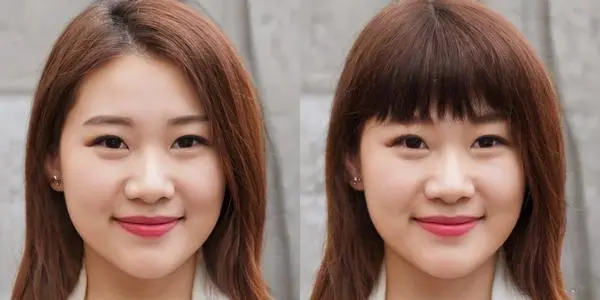
#> input picture task1-opencv_face_detection-master/exp/face.jpg, 600 x 300 px
$ jupyter execute '任务5.图像人脸检测.ipynb'
#> lines starting #> are read from the running program, lines starting #| are printed output that depends on the picture; after the words box and inside, x2 and y2 are one past the last pixel; in counts of white or black regions, pixels touching at a corner belong together
# 任务5 图像人脸检测

## 职业能力目标

- 理解HaarCascade级联分类器的使用方法；
- 理解ROI的定义；
- 能够使用CascadeClassifier库完成人脸检测。

## 任务描述

本实验将实现用opencv自带的人脸库对读取的图片进行人脸检测并标注人脸框。

## 任务要求

- 使用imread方法读取图片；
- 使用cvtColor方法转换图像色彩；
- 使用CascadeClassifier方法加载HaarCascade模型检测图片人脸；
- 使用rectangle方法绘制人脸矩形框。

## 任务实施

## 1. 了解人脸检测
人脸检测在日常生活中受到广泛的应用，人脸检测就是在一幅图像中找出所有人脸的位置。

通过OpenCV内置的人脸检测模型，对画面中的人脸绘制出人脸所在位置。

通过人脸检测后再进行人脸识别就可以实现日常生活中应用。例如：扫脸解锁手机，扫脸支付，扫脸开门。

- 人脸变成了一个人非常重要的生物信息。

## 2. 图像人脸检测
读入图片，检测人脸，并在图片中标识人脸所在的矩形区域。

### 2.1 导入cv2

`python-opencv` 在python中的包名称叫做 cv2
- `cv2`实现图像处理和计算机视觉方面的很多通用算法。

[cell 1]
import cv2

### 2.2 读入图片
- `cv2.imread(filepath)`：读取彩色图像，图像是按照BGR像素存储

  参数说明：
    - `filepath`要读入图片的完整路径

`img_path`变量定义图片路径，通过`cv2.imread`读取图片，将返回值赋值给`img`

<font color=red size=3>动手练习1</font>

在`<1>`处，请用`cv2.imread()`来读取`img_path`图片。

**填写完成后执行后续代码，`if`语句用于判断图片是否正确读入，若未正确读入图片则`print`输出，反之说明填写正确。**

[cell 2]
img_path = './exp/face.jpg'
img = cv2.imread(img_path)
#> img is the input picture: shape (300, 600, 3); mean B, G, R 102.2, 113.3, 141.5

[cell 3]
if img is None:
    # 判断图片是否读入正确
    print("ERROR：请检查图片路径")
else:
    print(img)
#> (printed output is left out)

<details>
<summary><font color=red size=3>点击查看动手练习1答案</font></summary>
<pre><code>

```python
# 设置图片路径
img_path = './exp/face.jpg'
img = cv2.imread(img_path)
```
</code></pre>
</details>

### 2.3 图像转换
把`BGR`彩色图像转换成`GRAY`灰度图需要使用`cvtColor`函数进行转换
- `cv2.cvtColor(src, code)`：

  参数说明：
  - `src`：它是要更改其色彩空间的图像。
  - `code`：它是色彩空间转换代码。

<font color=red size=3>动手练习2</font>

在`<1>`处，请用`cv2.cvtColor()`来将彩色图像`img`通过`cv2.COLOR_BGR2GRAY`转化成灰度图`gray`。

**填写完成后执行代码，输出如下所示，说明填写正确。**

```python
gray
```
```
array([[142, 142, 142, ..., 147, 147, 147],
       [142, 142, 142, ..., 147, 147, 147],
       [142, 142, 142, ..., 147, 147, 147],
       ...,
       [112, 112, 113, ..., 110, 110, 111],
       [113, 113, 114, ..., 112, 112, 112],
       [113, 113, 114, ..., 109, 109, 109]], dtype=uint8)

```

[cell 4]
# 将彩色图片转换为灰度图
gray = cv2.cvtColor(img, cv2.COLOR_BGR2GRAY)
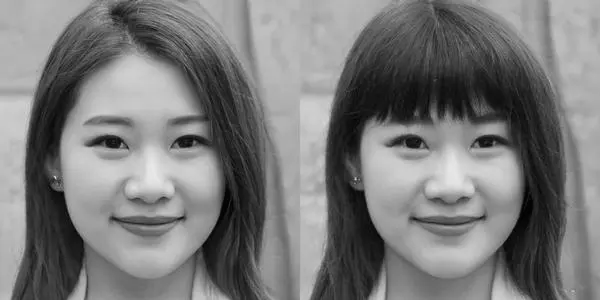
#> gray: shape (300, 600); min 1, max 232, mean 120.5
gray

<details>
<summary><font color=red size=3>点击查看动手练习2答案</font></summary>
<pre><code>

```python
# 将彩色图片转换为灰度图
gray = cv2.cvtColor(img, cv2.COLOR_BGR2GRAY)
gray
```
</code></pre>
</details>

### 2.4 载入人脸检测的Cascade模型
`CascadeClassifier`**级联分类器的使用方法**

通过`HaarCascade`模型，输入图片，就可以获取人脸所在区域的矩形位置。

模型的使用方法简单，首先载入对应的`HaarCascade`文件，文件格式为xml。这里已经将文件下载到了`haar`文件夹下， 可以通过相对路径进行引用。
```
├── haar
    └── haarcascade_frontalface_default.xml
```

</img>

载入人脸检测的Cascade模型，就是在`cv2.CascadeClassifier()`中传入对应`HaarCascade`文件，即`haarcascade_frontalface_default.xml`

`FaceCascade`为分类器对象，以供后续调用使用。

<font color=red size=3>动手练习3</font>

在`<1>`处，请用`cv2.CascadeClassifier`来载入`haar`目录下的`haarcascade_frontalface_default.xml` Cascade人脸检测模型。

**填写完成后执行以下代码，输出结果类似为`<CascadeClassifier 0x7f675be730>`的级联分类器实例对象，说明填写正确。**

[cell 5]
# 载入人脸检测的Cascade模型
FaceCascade = cv2.CascadeClassifier('./haar/haarcascade_frontalface_default.xml')
FaceCascade

<details>
<summary><font color=red size=3>点击查看动手练习3答案</font></summary>
<pre><code>

```python
# 载入人脸检测的Cascade模型
FaceCascade = cv2.CascadeClassifier('./haar/haarcascade_frontalface_default.xml')
FaceCascade
```
</code></pre>
</details>

**知识补充**

**关于HaarCascade**

OpenCV中人脸识别是通过Haar特征的级联分类器实现，在这里暂不涉及太多底层算法原理部分的讲解。

级联分类器原理说明参考：https://blog.csdn.net/wutao1530663/article/details/78294349

OpenCV里面实际上有很多预先训练好的HaarCascade模型(XML文件) , 例如正脸检测， 眼睛检测， 全身检测，下半身检测等。

在OpenCV的两个代码仓库里面都有。

数据1:https://github.com/opencv/opencv/tree/master/data/haarcascades

数据2:https://github.com/opencv/opencv_contrib/tree/246ea8f3bdf174a2aad6216c2601e3a93bf75c29/modules/face/data/cascades

### 2.5 检测画面中的人脸

将图片的灰度图传入到这个`FaceCascade`模型中，进行人脸检测。

- `FaceCascade.detectMultiScale(image, scaleFactor, minNeighbors)`：分类器对象调用参数调节

  参数说明：
  - `image`：输入图像
  - `scaleFactor`：每次缩小图像的比例，默认是1.1
  - `minNeighbors`：匹配成功所需要的周围矩形框的数目，每一个特征匹配到的区域都是一个矩形框，只有多个矩形框同时存在的时候，才认为是匹配成功，比如人脸匹配，默认值是3。

使用`FaceCascade.detectMultiScale`分类器调整参数，输入转换好要检测的灰度图，设置图像比例为1.1，需要有5个矩形框同在才认为匹配成功。

<font color=red size=3>动手练习4</font>

1. 在`<1>`处，请用`FaceCascade.detectMultiScale()`来检测画面中的人脸。传入的参数`image`为`gray`,scaleFactor为`1.1`，`minNeighbors`为5

**填写完成后执行代码，输出结果类似为`array([[ 97, 141, 500, 500]], dtype=int32)`的人脸识别结果区域，说明填写正确。**

[cell 6]
# 检测图像中的人脸并返回绘制矩形框的值
faces = FaceCascade.detectMultiScale(image = gray, scaleFactor = 1.1, minNeighbors = 5)
#> faces = [[40, 63, 208, 208], [342, 68, 206, 206]]
faces
#> Out = [[40, 63, 208, 208], [342, 68, 206, 206]]

返回值`faces`是人脸所在区域的ROI数组，是识别到的人脸矩形框。例如：[(x1, y1, w1, h1), (x2, y2, w2, h2)]

- 其中`[x, y, w, h]`：

  分别是
    - (x, y): 左上角坐标值
    - w: 人脸矩形区域的宽度
    - h: 人脸矩形区域的高度

<details>
<summary><font color=red size=3>点击查看动手练习4答案</font></summary>
<pre><code>

```python
# 检测图像中的人脸并返回绘制矩形框的值
faces = FaceCascade.detectMultiScale(image = gray, scaleFactor = 1.1, minNeighbors = 5)
faces
```
</code></pre>
</details>

**知识补充**

ROI 的全称是Region Of Interest , 用于表示在画面的子区域。整个画面的原点（0,0） ， 在整个画面中的左上角。 ROI 本质上是Tuple类型的数据，其中（x,y）代表人脸所在矩形区域的左上角坐标， w 代表矩形的宽度， h代表矩形的高度。

### 2.6 绘制矩形框

- `cv2.rectangle(img，pt1，pt2，color, thickness)`：这个函数的作用是在图像上绘制一个简单的矩形。

  参数说明：
  - `img`：图片
  - `pt1`：矩形的左上角顶点
  - `pt2`：与pt1相反的矩形的顶点，即右下角顶点
  - `color`：矩形的颜色或亮度（灰度图像）。
  - `thickness`：它是矩形边框线的粗细像素

[cell 7]
# 遍历返回的face数组
for face in faces:
    (x, y, w, h) = face
    # 在原彩图上绘制矩形
    cv2.rectangle(img, (x, y), (x+w, y+h), (0, 255, 0), 4)
#> this loop made 2 passes
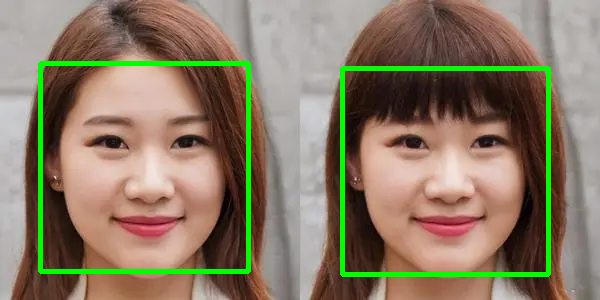
#> img: shape (300, 600, 3); 4.59% of pixels changed, all inside (x1, y1, x2, y2) = (38, 61, 551, 277)

### 2.7 创建显示窗口

`cv2.namedWindow(winname, flags)`：构建视频的窗口，用于放置图片

参数说明：
- `winname`：表示窗口的名字,可用作窗口标识符的窗口名称。
- `flags`：用于设置窗口的属性，常用属性如下
  - `WINDOW_NORMAL`：可以调整大小窗口
  - `WINDOW_KEEPRATIO`：保持图像比例
  - `WINDOW_GUI_EXPANDED`：绘制一个新的增强GUI窗口

[cell 8]
cv2.namedWindow('Face',flags=cv2.WINDOW_NORMAL | cv2.WINDOW_KEEPRATIO | cv2.WINDOW_GUI_EXPANDED)
cv2.setWindowProperty('Face', cv2.WND_PROP_FULLSCREEN, cv2.WINDOW_FULLSCREEN) # 全屏展示

### 2.8 显示图片

- `cv2.imshow(winname, mat)`函数可以在窗口中显示图像。

  参数
  - `winname`：窗口名称（也就是我们对话框的名称），它是一个字符串类型。
  - `mat`：是每一帧的画面图像。可以创建任意数量的窗口，但必须使用不同的窗口名称。

- `cv2.waitKey`：`waitkey`控制着`imshow`的持续时间，
  - 当`imshow`之后不跟`waitkey`时，相当于没有给`imshow`提供时间展示图像，只会有一个空窗口一闪而过。
  - `cv2.waitKey(100)`表示窗口中显示图像时间为100毫秒
  - `cv2.imshow`之后一定要跟`cv2.waitKey`函数

[cell 9]
cv2.imshow('Face', img)
cv2.waitKey(5000)
#> Out = 27

[cell 10]
# 关闭所有的窗口
cv2.destroyAllWindows()

### <font color=red>动手实验</font>

按照以下要求完成实验：
1. 在`<1>`处，读入图片`face1.jpg`，命名为`img`。
2. 在`<2>`处，使用`cv2.cvtColor`函数进行转换，把`BGR`转换成`GRAY`灰度图
3. 在`<3>`处，使用`cv2.CascadeClassifier`传入模型`haarcascade_frontalface_default.xml`
4. 在`<4>`处，使用`FaceCascade.detectMultiScale`检测画面中的人脸，图像缩小的比例是1.1，匹配成功所需要的周围矩形框的数目为3。
5. 在`<5>`处，使用`cv2.rectangle`和循环遍历进行绘制矩形框
6. 在`<6>`处，使用`cv2.namedWindow`创建显示窗口命名为`Face`,属性设置为`可调整大小`，`保持图像比例`
7. 在`<7>`处，使用`cv2.imshow`在窗口`Face`中显示图像`img`
8. 在`<8>`处，设置`cv2.waitKey()`为5000毫秒

**能够成功在图片`face1.jpg`中绘制出矩形框，则表示实验完成。**

[cell 11]
import cv2
# 完成代码
#设置图片路径
img_path = './exp/face1.jpg'
#载入带有人脸的图片
img = cv2.imread(img_path)
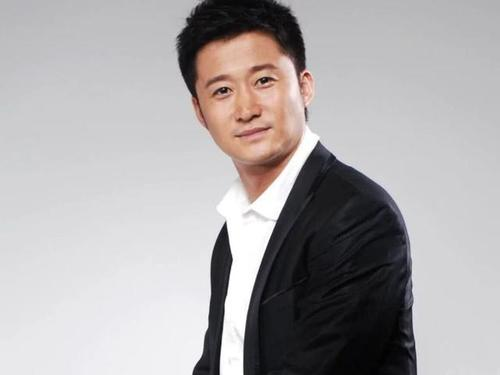
#> input picture task1-opencv_face_detection-master/exp/face1.jpg, 500 x 375 px
#> img is the input picture: shape (375, 500, 3); mean B, G, R 170, 169.1, 172.6


#将彩色图片转换为灰度图
gray = cv2.cvtColor(img, cv2.COLOR_BGR2GRAY)
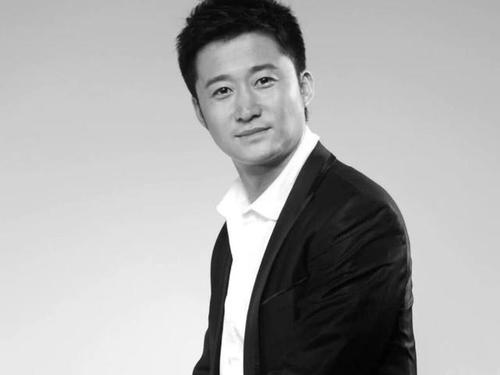
#> gray: shape (375, 500); min 0, max 255, mean 170.1


#载入人脸检测的Cascade模型
FaceCascade = cv2.CascadeClassifier('./haar/haarcascade_frontalface_default.xml')

#检测画面中的人脸
faces = FaceCascade.detectMultiScale(gray, scaleFactor=1.1, minNeighbors=3)
#> faces = [[183, 36, 121, 121]]


#遍历返回的face数组
for face in faces:
    #解析tuple类型的face位置数据
    #(x, y): 左上角坐标值
    #w: 人脸矩形区域的宽度
    #h: 人脸矩形区域的高度
    (x, y, w, h) = face
    #在原彩图上绘制矩形
    cv2.rectangle(img, (x, y), (x+w, y+h), (0, 255, 0), 4)
#> this loop made 1 pass
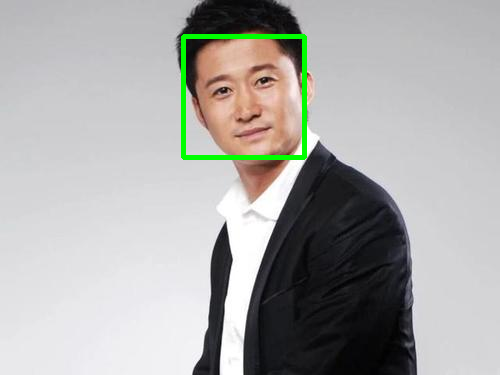
#> img: shape (375, 500, 3); 1.28% of pixels changed, all inside (x1, y1, x2, y2) = (181, 34, 307, 160)


#创建一个窗口 名字叫做Face
cv2.namedWindow('Face', flags=cv2.WINDOW_NORMAL | cv2.WINDOW_KEEPRATIO)
cv2.setWindowProperty('Face', cv2.WND_PROP_FULLSCREEN, cv2.WINDOW_FULLSCREEN) # 全屏展示


#在窗口Face上面展示图片img
cv2.imshow('Face', img)
#等待任意按键按下
cv2.waitKey(5000)
#> Out = 27
